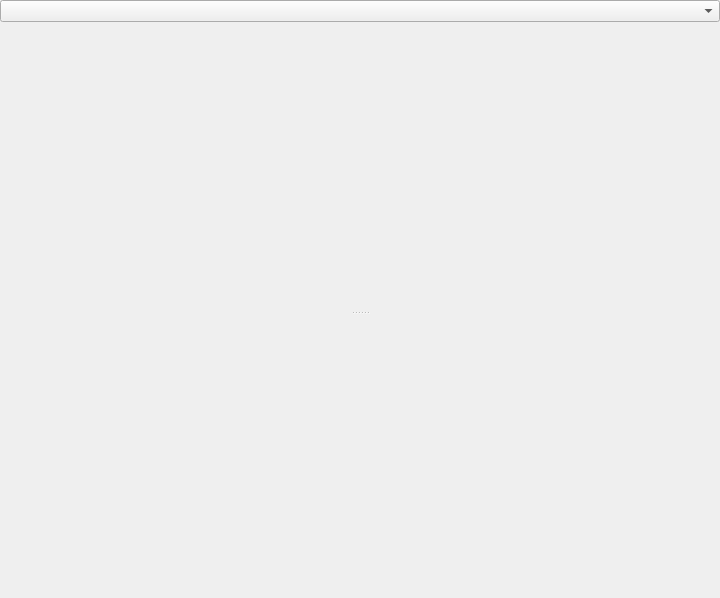
<?xml version="1.0" encoding="UTF-8"?>
<ui version="4.0">
 <class>UserWnd</class>
 <widget class="QWidget" name="UserWnd">
  <property name="geometry">
   <rect>
    <x>0</x>
    <y>0</y>
    <width>720</width>
    <height>598</height>
   </rect>
  </property>
  <property name="windowTitle">
   <string>UserWnd</string>
  </property>
  <layout class="QGridLayout" name="gridLayout">
   <property name="margin">
    <number>0</number>
   </property>
   <property name="spacing">
    <number>0</number>
   </property>
   <item row="0" column="0">
    <widget class="QWidget" name="widget" native="true">
     <layout class="QVBoxLayout" name="verticalLayout">
      <property name="spacing">
       <number>6</number>
      </property>
      <property name="margin">
       <number>0</number>
      </property>
      <item>
       <widget class="QComboBox" name="cb_target"/>
      </item>
      <item>
       <widget class="QSplitter" name="splitter">
        <property name="sizePolicy">
         <sizepolicy hsizetype="Expanding" vsizetype="Expanding">
          <horstretch>0</horstretch>
          <verstretch>0</verstretch>
         </sizepolicy>
        </property>
        <property name="orientation">
         <enum>Qt::Vertical</enum>
        </property>
        <property name="handleWidth">
         <number>2</number>
        </property>
        <widget class="MsgView" name="msgView" native="true">
         <property name="sizePolicy">
          <sizepolicy hsizetype="Expanding" vsizetype="Preferred">
           <horstretch>0</horstretch>
           <verstretch>0</verstretch>
          </sizepolicy>
         </property>
        </widget>
        <widget class="MsgEdit" name="msgEdit" native="true">
         <property name="sizePolicy">
          <sizepolicy hsizetype="Expanding" vsizetype="Preferred">
           <horstretch>0</horstretch>
           <verstretch>0</verstretch>
          </sizepolicy>
         </property>
        </widget>
       </widget>
      </item>
     </layout>
    </widget>
   </item>
  </layout>
 </widget>
 <customwidgets>
  <customwidget>
   <class>MsgEdit</class>
   <extends>QWidget</extends>
   <header>msgedit.h</header>
   <container>1</container>
   <slots>
    <signal>messageSendRequested(QString)</signal>
   </slots>
  </customwidget>
  <customwidget>
   <class>MsgView</class>
   <extends>QWidget</extends>
   <header>msgview.h</header>
   <container>1</container>
  </customwidget>
 </customwidgets>
 <resources/>
 <connections>
  <connection>
   <sender>msgEdit</sender>
   <signal>messageSendRequested(QString)</signal>
   <receiver>UserWnd</receiver>
   <slot>messageSendRequested(QString)</slot>
   <hints>
    <hint type="sourcelabel">
     <x>135</x>
     <y>249</y>
    </hint>
    <hint type="destinationlabel">
     <x>21</x>
     <y>297</y>
    </hint>
   </hints>
  </connection>
 </connections>
 <slots>
  <slot>messageSendRequested(QString)</slot>
 </slots>
</ui>
